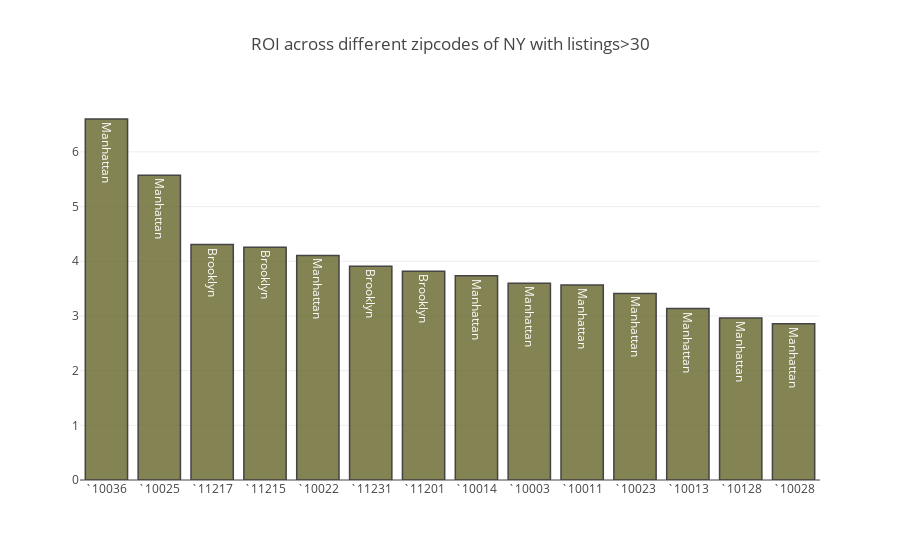

Source (notebook cell):
### Code cell
Revenue_Margin_Data.sort_values(['Return_Total'], ascending=False,inplace=True)
zipcode=['`'+str(z) for z in Revenue_Margin_Data.zipcode]
trace1= go.Bar(
    x=zipcode,
    y=Revenue_Margin_Data.Return_Total,
    text=Revenue_Margin_Data.neighbourhood,
    marker=dict(
        color='rgba(100,100,40, 0.8)',
        line=dict(
            color='rgba(255,128,0)',
            width=1.5,
        )),
    name ='ROI')
data=[trace1]
layout = go.Layout(
    autosize=True,
    title='ROI across different zipcodes of NY with listings>30',
)
fig = go.Figure(data=data, layout=layout)
iplot(fig)

### Figure 1 — Plotly figure (JSON) as saved in the notebook; plotly's stock layout.template omitted (floating-point values rounded to 4 significant figures)
{"data": [{"marker": {"color": "rgba(100,100,40, 0.8)", "line": {"color": "rgba(255,128,0)", "width": 1.5}}, "name": "ROI", "text": ["Manhattan", "Manhattan", "Brooklyn", "Brooklyn", "Manhattan", "Brooklyn", "Brooklyn", "Manhattan", "Manhattan", "Manhattan", "Manhattan", "Manhattan", "Manhattan", "Manhattan"], "type": "bar", "uid": "63afa402-c715-4c78-9f5a-a6a1e50cef3d", "x": ["`10036", "`10025", "`11217", "`11215", "`10022", "`11231", "`11201", "`10014", "`10003", "`10011", "`10023", "`10013", "`10128", "`10028"], "y": [6.602, 5.572, 4.305, 4.256, 4.107, 3.907, 3.815, 3.733, 3.598, 3.567, 3.412, 3.135, 2.964, 2.858]}], "layout": {"autosize": true, "title": {"text": "ROI across different zipcodes of NY with listings>30"}}}
